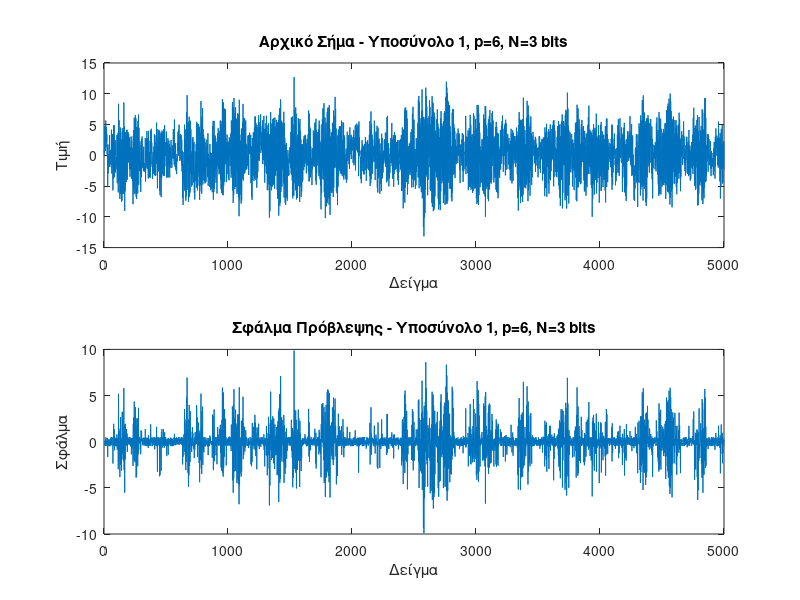
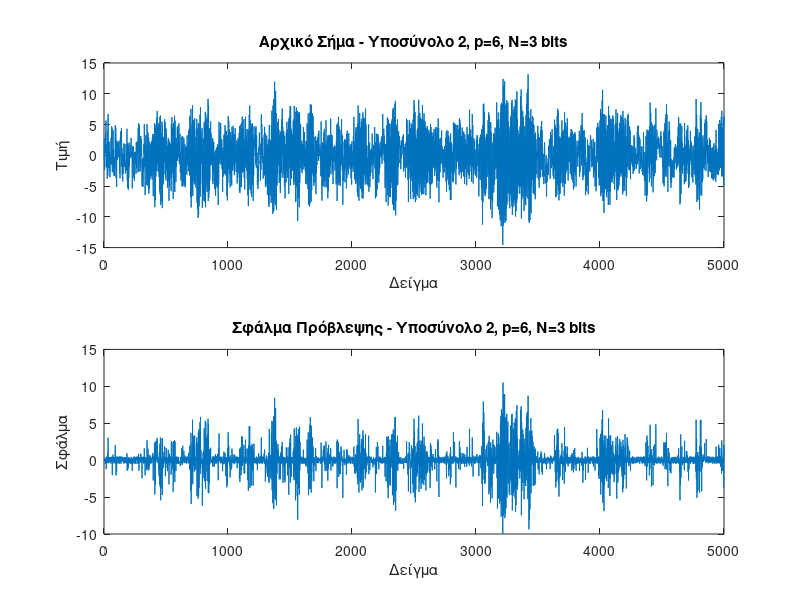
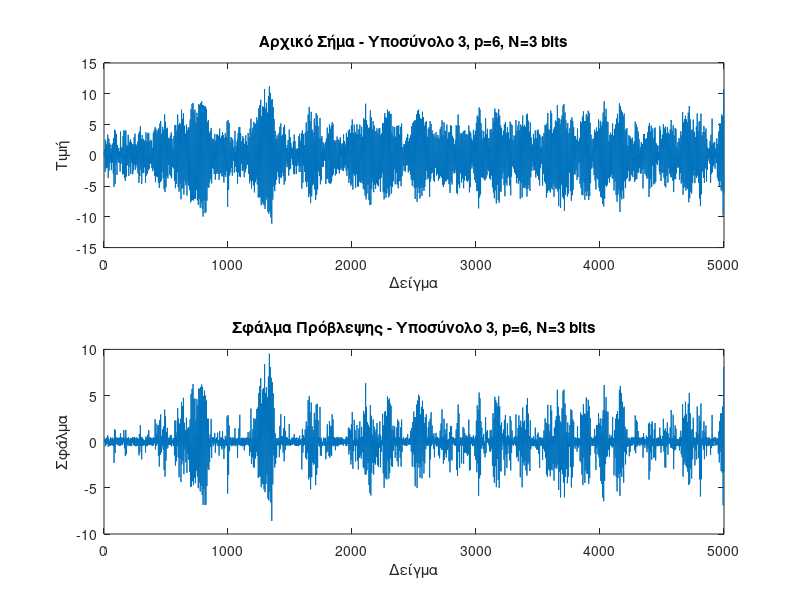
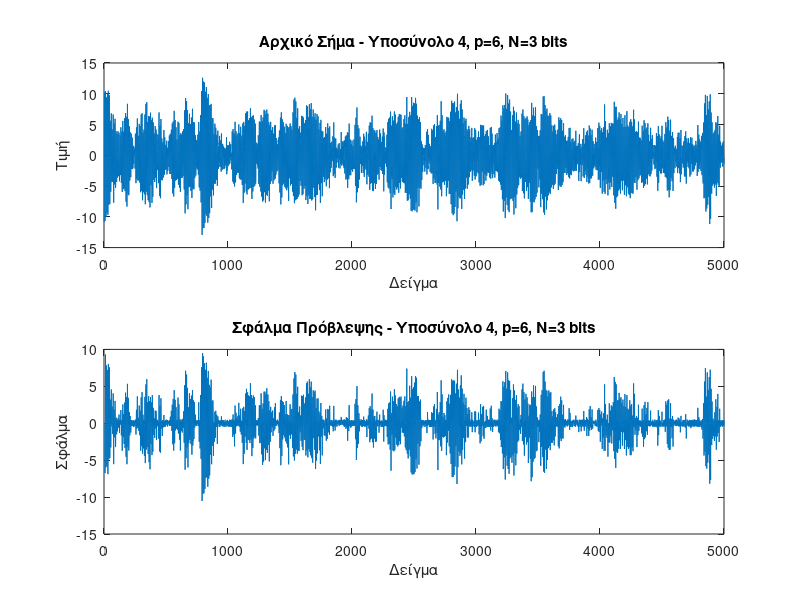

Here is the MATLAB script that generated these plots, in order:
% Φορτώστε τα δεδομένα πηγής
load('source.mat'); % Υποθέτουμε ότι το source.mat φορτώνει το σήμα στην μεταβλητή t

% Ορισμός των παραμέτρων του κβαντιστή
max_val = 3.5;
min_val = -3.5;
num_bits = 1:3;  % Αριθμός bits για τον κβαντιστή

% Ορισμός των τιμών του p
p_values = [5, 6];

% Διαίρεση του σήματος σε υποσύνολα των 5000 δειγμάτων
num_samples = 5000;
num_subsets = length(t) / num_samples;

% Εκτέλεση DPCM για κάθε υποσύνολο
for subset = 1:num_subsets
    % Επιλογή του τρέχοντος υποσύνολου
    current_subset = t((subset - 1) * num_samples + 1 : subset * num_samples);

    % Εκτέλεση για κάθε συνδυασμό N και p
    for N = num_bits
        for p = p_values
            % Αρχικοποίηση των εξόδων του κωδικοποιητή και του αποκωδικοποιητή
            encoded_signal = zeros(1, num_samples);
            decoded_signal = zeros(1, num_samples);
            prediction_error = zeros(1, num_samples);

            % Αρχικοποίηση του φίλτρου πρόβλεψης
            a = ones(1, p) * (1/p);  % Απλή προσέγγιση για τους συντελεστές

            % DPCM Κωδικοποίηση
            for i = p+1:num_samples
                % Υπολογισμός της πρόβλεψης
                prediction = sum(a .* decoded_signal(i-p:i-1));  
                error_signal = current_subset(i) - prediction;  
                
                % Κβάντιση του σήματος σφάλματος
                quantized_error = round((error_signal - min_val) / (max_val - min_val) * ((2^N) - 1));
                quantized_error = max(0, min(quantized_error, (2^N) - 1));
                encoded_signal(i) = quantized_error;
                
                % Αποκωδικοποίηση του κβαντισμένου σφάλματος
                dequantized_error = (quantized_error / ((2^N) - 1)) * (max_val - min_val) + min_val;
                
                % Ανακατασκευή του σήματος
                decoded_signal(i) = prediction + dequantized_error;
                
                % Αποθήκευση του σφάλματος πρόβλεψης
                prediction_error(i) = error_signal - dequantized_error;
            end
        end
    end
    % Σχεδίαση του αρχικού σήματος και του σφάλματος πρόβλεψης
figure; % Δημιουργία νέου παραθύρου για τα διαγράμματα

% Σχεδίαση του αρχικού σήματος
subplot(2, 1, 1); % Διαίρεση του παραθύρου για δύο γραφήματα (2 γραμμές, 1 στήλη, επιλογή 1ης θέσης)
plot(current_subset); % Σχεδίαση του αρχικού σήματος
title(['Αρχικό Σήμα - Υποσύνολο ', num2str(subset), ', p=', num2str(p), ', N=', num2str(N), ' bits']);
xlabel('Δείγμα');
ylabel('Τιμή');

% Σχεδίαση του σφάλματος πρόβλεψης
subplot(2, 1, 2); % Επιλογή 2ης θέσης για το δεύτερο γράφημα
plot(prediction_error); % Σχεδίαση του σφάλματος πρόβλεψης
title(['Σφάλμα Πρόβλεψης - Υποσύνολο ', num2str(subset), ', p=', num2str(p), ', N=', num2str(N), ' bits']);
xlabel('Δείγμα');
ylabel('Σφάλμα');

end
